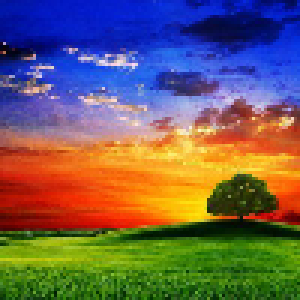
#> input picture CroppedResizedImage.png, 100 x 100 px (shown 3 times larger)
$ jupyter execute YUV420toRGB_notCorrect.ipynb
#> lines starting #> are read from the running program, lines starting #| are printed output that depends on the picture; after the words box and inside, x2 and y2 are one past the last pixel; in counts of white or black regions, pixels touching at a corner belong together; long printed decimals are rounded
[cell 1]
import numpy as np
import matplotlib.pyplot as plt
import cv2

[cell 2]
inputImg = plt.imread('CroppedResizedImage.png')[:,:,:3]
plt.imshow(inputImg)
plt.show()

[cell 3]
RGBIMag = inputImg.copy()
RGBIMag = RGBIMag*255.0
RGBIMag = RGBIMag.astype(np.uint8)

plt.imshow(RGBIMag)
plt.show()

[cell 4]
def RGBtoYUV444(Rin, Gin, Bin):
    Yout = 0.299*Rin + 0.587*Gin + 0.114*Bin
    Uout = -0.147*Rin - 0.289*Gin + 0.436*Bin
    Vout = 0.615*Rin - 0.515*Gin - 0.1*Bin
    return {'Y' : Yout, 'U' : Uout, 'V' : Vout}

[cell 5]
YUV444fromFormula = np.zeros((RGBIMag.shape))
Y444fromFormula = np.zeros((RGBIMag.shape[0], RGBIMag.shape[1]))
U444fromFormula = np.zeros((RGBIMag.shape[0], RGBIMag.shape[1]))
V444fromFormula = np.zeros((RGBIMag.shape[0], RGBIMag.shape[1]))

for i in range(RGBIMag.shape[0]):
    for j in range(RGBIMag.shape[1]):
        YUVfrom444 = RGBtoYUV444(RGBIMag[i,j,0], RGBIMag[i,j,1], RGBIMag[i,j,2])
        Y444fromFormula[i,j] = YUVfrom444['Y']
        U444fromFormula[i,j] = YUVfrom444['U']
        V444fromFormula[i,j] = YUVfrom444['V']
        YUV444fromFormula[i,j, :] = np.asarray([YUVfrom444['Y'], YUVfrom444['U'], YUVfrom444['V']])
#> this loop made 100 passes
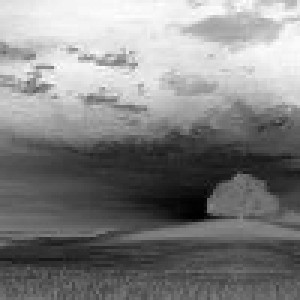
#> U444fromFormula: shape (100, 100) float64 (shown 3 times larger); min -97.16, max 85.65, mean -4.1; drawn with min black and max white
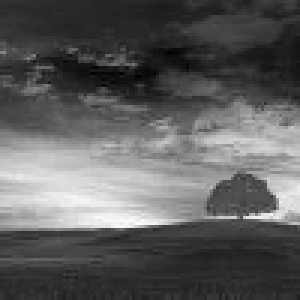
#> V444fromFormula: shape (100, 100) float64 (shown 3 times larger); min -62.31, max 135.1, mean 10.1; drawn with min black and max white
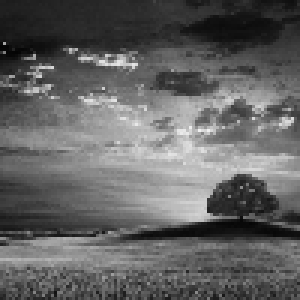
#> Y444fromFormula: shape (100, 100) float64 (shown 3 times larger); min 4.24, max 239, mean 98.8
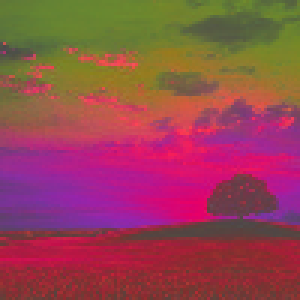
#> YUV444fromFormula: shape (100, 100, 3) float64 (shown 3 times larger); mean R, G, B 98.8, -4.1, 10.1; drawn with min black and max white

[cell 6]
def YUV444toRGB(Yin, Uin, Vin):
    Rout = Yin + 1.13983*Vin
    Gout = Yin - 0.39465*Uin - 0.5806*Vin
    Bout = Yin + 2.03211*Uin
    return {'R' : Rout, 'G' : Gout, 'B' : Bout}

[cell 7]
RGBfromFormula = np.zeros((RGBIMag.shape))
#> RGBfromFormula: shape (100, 100, 3) float64; every value is 0
RfromFormula = np.zeros((RGBIMag.shape[0], RGBIMag.shape[1]))
GfromFormula = np.zeros((RGBIMag.shape[0], RGBIMag.shape[1]))
BfromFormula = np.zeros((RGBIMag.shape[0], RGBIMag.shape[1]))

for i in range(RGBIMag.shape[0]):
    for j in range(RGBIMag.shape[1]):
        RGBfrom = YUV444toRGB(YUV444fromFormula[i,j, 0], YUV444fromFormula[i,j, 1], YUV444fromFormula[i,j, 2])
        RfromFormula[i,j] = RGBfrom['R']
        GfromFormula[i,j] = RGBfrom['G']
        BfromFormula[i,j] = RGBfrom['B']
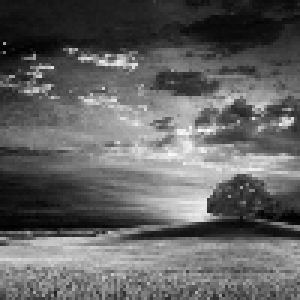
#> GfromFormula: shape (100, 100) float64 (shown 3 times larger); min -0.00611, max 244, mean 94.5; drawn with min black and max white

[cell 8]
RGBfromFormula[:,:, 0] = RfromFormula
RGBfromFormula[:,:, 1] = GfromFormula
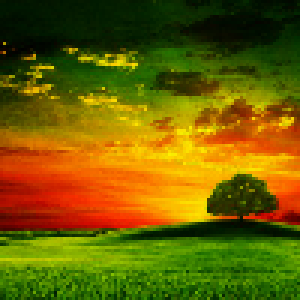
#> RGBfromFormula: shape (100, 100, 3) float64 (shown 3 times larger); mean R, G, B 110.3, 94.5, 0; drawn with min black and max white
RGBfromFormula[:,:, 2] = BfromFormula

RGBfromFormula =RGBfromFormula

[cell 9]
RGBfromFormula.max(), RGBfromFormula.min()
#> Out = (255, -0.0218)

[cell 10]
RGBfromFormula[RGBfromFormula<0] = 0
#> RGBfromFormula: shape (100, 100, 3) float64; mean R, G, B 110.3, 94.5, 90.5
RGBfromFormula[RGBfromFormula>255] = 255
#> RGBfromFormula: shape (100, 100, 3) float64; mean R, G, B 110.3, 94.5, 90.5

[cell 11]
plt.imshow(RGBfromFormula/255.0)
plt.show()

[cell 12]
err = abs(RGBIMag.astype(float)-RGBfromFormula.astype(float))
print(err.max())
#| 0.05989
plt.hist(err.flatten())
plt.show()
#> figure, not shown here; tallest bar 21059 high, from x = -4.34e-19 to 0.00599

[cell 13]
iY = Y444fromFormula
iU = cv2.resize(U444fromFormula, (U444fromFormula.shape[0]//2, U444fromFormula.shape[0]//2))
iV = cv2.resize(V444fromFormula, (V444fromFormula.shape[0]//2, V444fromFormula.shape[0]//2))

[cell 14]
R = np.zeros((RGBIMag.shape[0], RGBIMag.shape[1]))
G = np.zeros((RGBIMag.shape[0], RGBIMag.shape[1]))
B = np.zeros((RGBIMag.shape[0], RGBIMag.shape[1]))

indUV, jndUV = 0,0
for indY in range(RGBIMag.shape[0]):
# for indY in range(6):
    indUV = indY>>1
    for jndY in range(RGBIMag.shape[1]):
        jndUV = jndY>>1


        # print(indY, jndY, indUV, jndUV)
        # print(iY[indY,jndY], iU[indUV,jndUV], iV[indUV,jndUV])
        rgb2 = YUV444toRGB(iY[indY,jndY], iU[indUV,jndUV], iV[indUV,jndUV])
        R[indY, jndY], G[indY, jndY], B[indY, jndY] = rgb2['R'], rgb2['G'], rgb2['B']
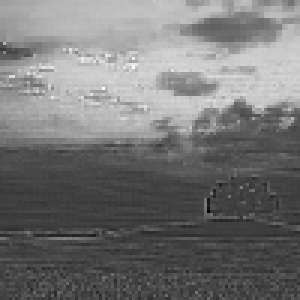
#> B: shape (100, 100) float64 (shown 3 times larger); min -97.27, max 310.2, mean 90.5; drawn with min black and max white
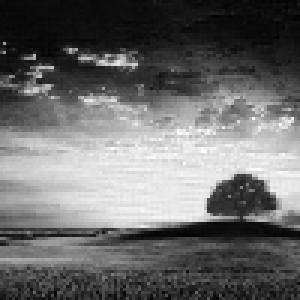
#> R: shape (100, 100) float64 (shown 3 times larger); min -10.59, max 276.6, mean 110.3; drawn with min black and max white

[cell 15]
errR = abs(R.astype(float) - RGBIMag[:,:,0].astype(float))
print(R.max(), R.min())
#| 276.573 -10.587
print(errR.max(), np.sum(errR>20))
#| 81.177 298
plt.hist(errR.flatten())
plt.show()
#> figure, not shown here; tallest bar 8412 high, from x = 0.00136 to 8.12

[cell 16]
errG = abs(G.astype(float) - RGBIMag[:,:,1].astype(float))
print(G.max(), G.min())
#| 239.016 -7.286
print(errG.max(), np.sum(errG>20))
#| 36.023 61
plt.hist(errG.flatten())
plt.show()
#> figure, not shown here; tallest bar 8070 high, from x = 5.29e-05 to 3.6

[cell 17]
errB = abs(B.astype(float) - RGBIMag[:,:,1].astype(float))
print(B.max(), B.min())
#| 310.216 -97.266
print(errB.max(), np.sum(errB>20))
#| 209.752 9207
plt.hist(errB.flatten())
plt.show()
#> figure, not shown here; tallest bar 1511 high, from x = 125.9 to 146.8

[cell 18]
R[R>255] = 255
#> R: shape (100, 100) float64; 3.03% of pixels changed, all inside (x1, y1, x2, y2) = (30, 39, 100, 73)
G[G>255] = 255
B[B>255] = 255
#> B: shape (100, 100) float64; 0.24% of pixels changed, all inside (x1, y1, x2, y2) = (4, 16, 58, 36)
R[R<0] = 0
#> R: shape (100, 100) float64; min 0, max 255, mean 110.2
G[G<0] = 0
#> G: shape (100, 100) float64; min 0, max 239, mean 94.5
B[B<0] = 0
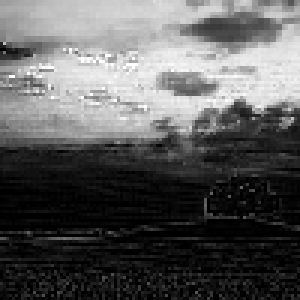
#> B: shape (100, 100) float64 (shown 3 times larger); min 0, max 255, mean 91.1

[cell 19]
sofwareOutput = np.zeros((RGBIMag.shape))
sofwareOutput[:,:,0] = R
sofwareOutput[:,:,1] = G
sofwareOutput[:,:,2] = B

plt.imshow(sofwareOutput/255)
plt.show()

[cell 20]
err = abs(sofwareOutput.astype(float) - RGBIMag.astype(float))
print(err.max(), np.sum(err>20))
#| 91.496 992
plt.hist(err.flatten())
plt.show()
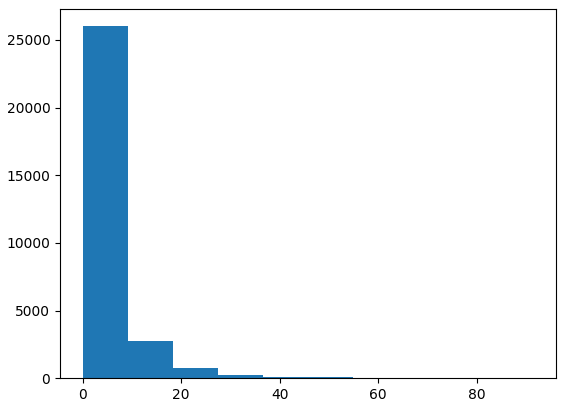
#> figure drawn by matplotlib, 1 panel; tallest bar 26014 high, from x = 0 to 9.15
